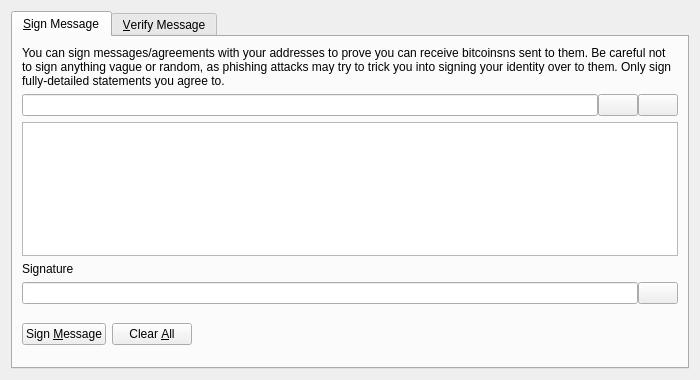
<?xml version="1.0" encoding="UTF-8"?>
<ui version="4.0">
 <class>SignVerifyMessageDialog</class>
 <widget class="QDialog" name="SignVerifyMessageDialog">
  <property name="geometry">
   <rect>
    <x>0</x>
    <y>0</y>
    <width>700</width>
    <height>380</height>
   </rect>
  </property>
  <property name="windowTitle">
   <string>Signatures - Sign / Verify a Message</string>
  </property>
  <property name="modal">
   <bool>true</bool>
  </property>
  <layout class="QVBoxLayout" name="verticalLayout">
   <item>
    <widget class="QTabWidget" name="tabWidget">
     <property name="currentIndex">
      <number>0</number>
     </property>
     <widget class="QWidget" name="tabSignMessage">
      <attribute name="title">
       <string>&amp;Sign Message</string>
      </attribute>
      <layout class="QVBoxLayout" name="verticalLayout_SM">
       <item>
        <widget class="QLabel" name="infoLabel_SM">
         <property name="text">
          <string>You can sign messages/agreements with your addresses to prove you can receive bitcoinsns sent to them. Be careful not to sign anything vague or random, as phishing attacks may try to trick you into signing your identity over to them. Only sign fully-detailed statements you agree to.</string>
         </property>
         <property name="textFormat">
          <enum>Qt::PlainText</enum>
         </property>
         <property name="wordWrap">
          <bool>true</bool>
         </property>
        </widget>
       </item>
       <item>
        <layout class="QHBoxLayout" name="horizontalLayout_1_SM">
         <property name="spacing">
          <number>0</number>
         </property>
         <item>
          <widget class="QValidatedLineEdit" name="addressIn_SM">
           <property name="toolTip">
            <string>The BitcoinSN address to sign the message with</string>
           </property>
          </widget>
         </item>
         <item>
          <widget class="QPushButton" name="addressBookButton_SM">
           <property name="toolTip">
            <string>Choose previously used address</string>
           </property>
           <property name="text">
            <string/>
           </property>
           <property name="icon">
            <iconset resource="../bitcoinsn.qrc">
             <normaloff>:/icons/address-book</normaloff>:/icons/address-book</iconset>
           </property>
           <property name="shortcut">
            <string>Alt+A</string>
           </property>
           <property name="autoDefault">
            <bool>false</bool>
           </property>
          </widget>
         </item>
         <item>
          <widget class="QPushButton" name="pasteButton_SM">
           <property name="toolTip">
            <string>Paste address from clipboard</string>
           </property>
           <property name="text">
            <string/>
           </property>
           <property name="icon">
            <iconset resource="../bitcoinsn.qrc">
             <normaloff>:/icons/editpaste</normaloff>:/icons/editpaste</iconset>
           </property>
           <property name="shortcut">
            <string>Alt+P</string>
           </property>
           <property name="autoDefault">
            <bool>false</bool>
           </property>
          </widget>
         </item>
        </layout>
       </item>
       <item>
        <widget class="QPlainTextEdit" name="messageIn_SM">
         <property name="toolTip">
          <string>Enter the message you want to sign here</string>
         </property>
        </widget>
       </item>
       <item>
        <widget class="QLabel" name="signatureLabel_SM">
         <property name="text">
          <string>Signature</string>
         </property>
         <property name="textFormat">
          <enum>Qt::PlainText</enum>
         </property>
        </widget>
       </item>
       <item>
        <layout class="QHBoxLayout" name="horizontalLayout_2_SM">
         <property name="spacing">
          <number>0</number>
         </property>
         <item>
          <widget class="QLineEdit" name="signatureOut_SM">
           <property name="font">
            <font>
             <italic>true</italic>
            </font>
           </property>
           <property name="readOnly">
            <bool>true</bool>
           </property>
          </widget>
         </item>
         <item>
          <widget class="QPushButton" name="copySignatureButton_SM">
           <property name="toolTip">
            <string>Copy the current signature to the system clipboard</string>
           </property>
           <property name="text">
            <string/>
           </property>
           <property name="icon">
            <iconset resource="../bitcoinsn.qrc">
             <normaloff>:/icons/editcopy</normaloff>:/icons/editcopy</iconset>
           </property>
           <property name="autoDefault">
            <bool>false</bool>
           </property>
          </widget>
         </item>
        </layout>
       </item>
       <item>
        <layout class="QHBoxLayout" name="horizontalLayout_3_SM">
         <item>
          <widget class="QPushButton" name="signMessageButton_SM">
           <property name="toolTip">
            <string>Sign the message to prove you own this BitcoinSN address</string>
           </property>
           <property name="text">
            <string>Sign &amp;Message</string>
           </property>
           <property name="icon">
            <iconset resource="../bitcoinsn.qrc">
             <normaloff>:/icons/edit</normaloff>:/icons/edit</iconset>
           </property>
           <property name="autoDefault">
            <bool>false</bool>
           </property>
          </widget>
         </item>
         <item>
          <widget class="QPushButton" name="clearButton_SM">
           <property name="toolTip">
            <string>Reset all sign message fields</string>
           </property>
           <property name="text">
            <string>Clear &amp;All</string>
           </property>
           <property name="icon">
            <iconset resource="../bitcoinsn.qrc">
             <normaloff>:/icons/remove</normaloff>:/icons/remove</iconset>
           </property>
           <property name="autoDefault">
            <bool>false</bool>
           </property>
          </widget>
         </item>
         <item>
          <spacer name="horizontalSpacer_1_SM">
           <property name="orientation">
            <enum>Qt::Horizontal</enum>
           </property>
           <property name="sizeHint" stdset="0">
            <size>
             <width>40</width>
             <height>48</height>
            </size>
           </property>
          </spacer>
         </item>
         <item>
          <widget class="QLabel" name="statusLabel_SM">
           <property name="font">
            <font>
             <weight>75</weight>
             <bold>true</bold>
            </font>
           </property>
           <property name="text">
            <string/>
           </property>
           <property name="wordWrap">
            <bool>true</bool>
           </property>
          </widget>
         </item>
         <item>
          <spacer name="horizontalSpacer_2_SM">
           <property name="orientation">
            <enum>Qt::Horizontal</enum>
           </property>
           <property name="sizeHint" stdset="0">
            <size>
             <width>40</width>
             <height>48</height>
            </size>
           </property>
          </spacer>
         </item>
        </layout>
       </item>
      </layout>
     </widget>
     <widget class="QWidget" name="tabVerifyMessage">
      <attribute name="title">
       <string>&amp;Verify Message</string>
      </attribute>
      <layout class="QVBoxLayout" name="verticalLayout_VM">
       <item>
        <widget class="QLabel" name="infoLabel_VM">
         <property name="text">
          <string>Enter the receiver's address, message (ensure you copy line breaks, spaces, tabs, etc. exactly) and signature below to verify the message. Be careful not to read more into the signature than what is in the signed message itself, to avoid being tricked by a man-in-the-middle attack. Note that this only proves the signing party receives with the address, it cannot prove sendership of any transaction!</string>
         </property>
         <property name="textFormat">
          <enum>Qt::PlainText</enum>
         </property>
         <property name="alignment">
          <set>Qt::AlignLeading|Qt::AlignLeft|Qt::AlignTop</set>
         </property>
         <property name="wordWrap">
          <bool>true</bool>
         </property>
        </widget>
       </item>
       <item>
        <layout class="QHBoxLayout" name="horizontalLayout_1_VM">
         <property name="spacing">
          <number>0</number>
         </property>
         <item>
          <widget class="QValidatedLineEdit" name="addressIn_VM">
           <property name="toolTip">
            <string>The BitcoinSN address the message was signed with</string>
           </property>
          </widget>
         </item>
         <item>
          <widget class="QPushButton" name="addressBookButton_VM">
           <property name="toolTip">
            <string>Choose previously used address</string>
           </property>
           <property name="text">
            <string/>
           </property>
           <property name="icon">
            <iconset resource="../bitcoinsn.qrc">
             <normaloff>:/icons/address-book</normaloff>:/icons/address-book</iconset>
           </property>
           <property name="shortcut">
            <string>Alt+A</string>
           </property>
           <property name="autoDefault">
            <bool>false</bool>
           </property>
          </widget>
         </item>
        </layout>
       </item>
       <item>
        <widget class="QPlainTextEdit" name="messageIn_VM"/>
       </item>
       <item>
        <widget class="QValidatedLineEdit" name="signatureIn_VM"/>
       </item>
       <item>
        <layout class="QHBoxLayout" name="horizontalLayout_2_VM">
         <item>
          <widget class="QPushButton" name="verifyMessageButton_VM">
           <property name="toolTip">
            <string>Verify the message to ensure it was signed with the specified BitcoinSN address</string>
           </property>
           <property name="text">
            <string>Verify &amp;Message</string>
           </property>
           <property name="icon">
            <iconset resource="../bitcoinsn.qrc">
             <normaloff>:/icons/transaction_0</normaloff>:/icons/transaction_0</iconset>
           </property>
           <property name="autoDefault">
            <bool>false</bool>
           </property>
          </widget>
         </item>
         <item>
          <widget class="QPushButton" name="clearButton_VM">
           <property name="toolTip">
            <string>Reset all verify message fields</string>
           </property>
           <property name="text">
            <string>Clear &amp;All</string>
           </property>
           <property name="icon">
            <iconset resource="../bitcoinsn.qrc">
             <normaloff>:/icons/remove</normaloff>:/icons/remove</iconset>
           </property>
           <property name="autoDefault">
            <bool>false</bool>
           </property>
          </widget>
         </item>
         <item>
          <spacer name="horizontalSpacer_1_VM">
           <property name="orientation">
            <enum>Qt::Horizontal</enum>
           </property>
           <property name="sizeHint" stdset="0">
            <size>
             <width>40</width>
             <height>48</height>
            </size>
           </property>
          </spacer>
         </item>
         <item>
          <widget class="QLabel" name="statusLabel_VM">
           <property name="font">
            <font>
             <weight>75</weight>
             <bold>true</bold>
            </font>
           </property>
           <property name="text">
            <string/>
           </property>
           <property name="wordWrap">
            <bool>true</bool>
           </property>
          </widget>
         </item>
         <item>
          <spacer name="horizontalSpacer_2_VM">
           <property name="orientation">
            <enum>Qt::Horizontal</enum>
           </property>
           <property name="sizeHint" stdset="0">
            <size>
             <width>40</width>
             <height>48</height>
            </size>
           </property>
          </spacer>
         </item>
        </layout>
       </item>
      </layout>
     </widget>
    </widget>
   </item>
  </layout>
 </widget>
 <customwidgets>
  <customwidget>
   <class>QValidatedLineEdit</class>
   <extends>QLineEdit</extends>
   <header>qt/qvalidatedlineedit.h</header>
  </customwidget>
 </customwidgets>
 <resources>
  <include location="../bitcoinsn.qrc"/>
 </resources>
 <connections/>
</ui>
